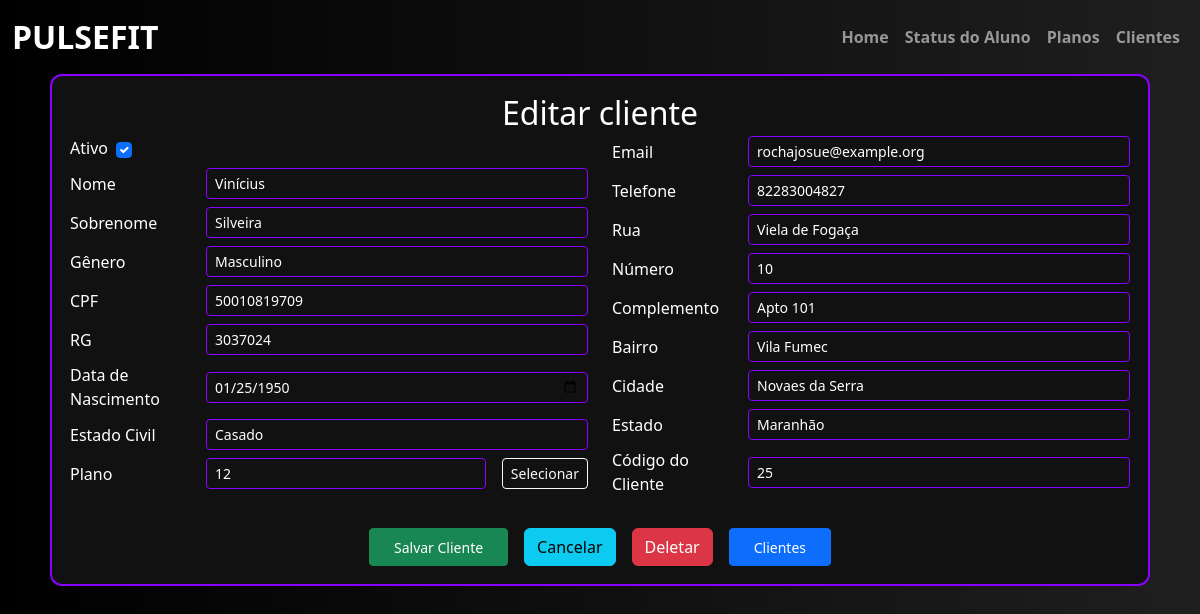
/editar-cliente/25, run on an earlier commit of the app's database.
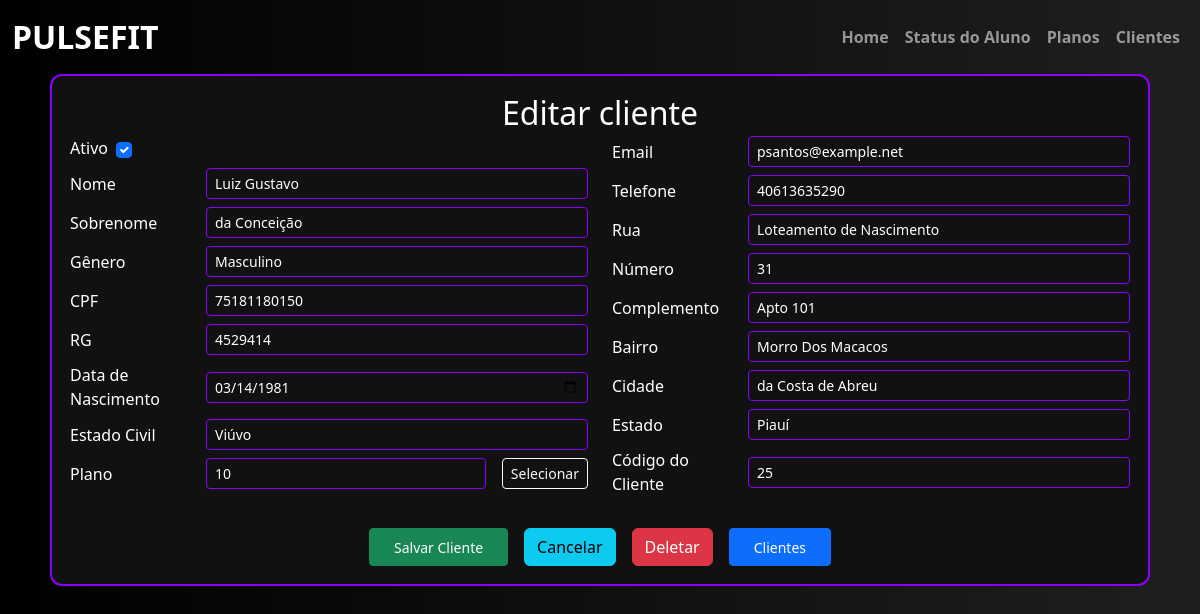
And on a later commit of the database.
### academia/models.py (models this page shows)
class Cliente(db.Model):
    __tablename__ = "cliente"
    id = db.Column(db.Integer, primary_key=True)
    ativo = db.Column(db.Boolean, default=True, nullable=False)
    dtcadastro = db.Column(db.DateTime, default=datetime.utcnow, nullable=False)
    nome = db.Column(db.String(20), nullable=False)
    sobrenome = db.Column(db.String(50), nullable=False)
    genero = db.Column(db.String(1), nullable=False)
    cpf = db.Column(db.BigInteger, nullable=False, unique=True)
    rg = db.Column(db.BigInteger, nullable=False, unique=True)
    dt_nascimento = db.Column(db.DateTime, nullable=False)
    estado_civil = db.Column(db.String(20), nullable=False)
    email = db.Column(db.String(100), nullable=False, unique=True)
    telefone = db.Column(db.BigInteger, nullable=False)
    rua = db.Column(db.String(100), nullable=False)
    numero = db.Column(db.Integer)
    complemento = db.Column(db.String(100))
    bairro = db.Column(db.String(50), nullable=False)
    cidade = db.Column(db.String(50), nullable=False)
    estado = db.Column(db.String(50), nullable=False)
    plano = db.Column(db.Integer, db.ForeignKey("plano.id",   name="fk_cliente_plano"))

### academia/routes.py (the view, shortened to what this page needs)
@app.route("/editar-cliente/<int:cliente_id>", methods=['GET', 'POST'])
def editar_cliente(cliente_id):
    cliente = Cliente.query.get_or_404(cliente_id)
    form_cliente = CadastroCliente(obj=cliente)
    with db.session.no_autoflush:
       planos = Plano.query.filter_by(ativo=True).all()
       clientes = Cliente.query.all()
    return render_template("cadastro_cliente.html", form_cliente=form_cliente, planos=planos, clientes=clientes, cliente_atual=cliente)

### academia/templates/cadastro_cliente.html (shortened to what this page needs)
{% extends 'base.html' %}
{% block conteudo %}
<body style="background: linear-gradient(to right, #000000, #1f1f1f); font-family: 'Segoe UI', sans-serif; color: white;">
    <div class="container-fluid d-flex justify-content-center align-items-center">
        <form method="POST" class="form-register w-100"
              style="max-width: 1100px; border: 2px solid #8800ff; border-radius: 12px; background-color: #111; padding: 18px;">
            <div class="row">
                <div class="col text-center">
                    {% if cliente_atual %}
                        <h1 class="text-white mb-1" style="font-size: 2rem;">Editar cliente</h1>
                    {% else %}
                        <h1 class="text-white mb-1" style="font-size: 2rem;">Cadastro de cliente</h1>
                    {% endif %}
                </div>
            </div>
            <div class="row">
                <div class="col-lg-6 col-md-12">
                    <div class="mb-2 d-flex align-items-center gap-2">
                        {{ form_cliente.ativo.label(class="form-label text-white mb-0") }}
                        {{ form_cliente.ativo(class="form-check-input") }}
                    </div>
                    {% for field in [form_cliente.nome, form_cliente.sobrenome, form_cliente.genero, form_cliente.cpf, form_cliente.rg, form_cliente.dt_nascimento, form_cliente.estado_civil] %}
                    <div class="mb-2 d-flex align-items-center gap-3">
                        {{ field.label(class="form-label text-white mb-0", style="min-width: 120px;") }}
                        {{ field(class="form-control form-control-sm text-white", style="flex-grow: 1; background-color: #111; border: 1px solid #8800ff;") }}
                    </div>
                    {% endfor %}
                    <div class="mb-2 d-flex align-items-center gap-3">
                        {{ form_cliente.plano.label(class="form-label text-white mb-0", style="min-width: 120px;") }}
                        {{ form_cliente.plano(class="form-control form-control-sm text-white", style="flex-grow: 1; background-color: #111; border: 1px solid #8800ff;", readonly=True) }}
                        <button type="button" name="selecionar_plano" data-bs-toggle="modal" data-bs-target="#ModalPlanos"  class="btn btn-outline-light btn-sm">Selecionar</button>
                    </div>
                </div>
                <div class="col-lg-6 col-md-12">
                    {% for field in [form_cliente.email, form_cliente.telefone, form_cliente.rua, form_cliente.numero, form_cliente.complemento, form_cliente.bairro, form_cliente.cidade, form_cliente.estado] %}
                    <div class="mb-2 d-flex align-items-center gap-3">
                        {{ field.label(class="form-label text-white mb-0", style="min-width: 120px;") }}
                        {{ field(class="form-control form-control-sm text-white", style="flex-grow: 1; background-color: #111; border: 1px solid #8800ff;") }}
                    </div>
                    {% endfor %}
                    <div class="mb-2 d-flex align-items-center gap-3">
                        {{ form_cliente.id.label(class="form-label text-white mb-0", style="min-width: 120px;") }}
                        {{ form_cliente.id(class="form-control form-control-sm text-white", style="flex-grow: 1; background-color: #111; border: 1px solid #8800ff;", readonly=True) }}
                    </div>
                </div>
            </div>
            <div class="row mt-4">
                <div class="col text-center">
                    <div class="d-flex justify-content-center gap-3">
                        {{ form_cliente.submit(class="btn btn-success btn-sm px-4") }}
                        <a type="button" href="{{ url_for('page_registro_cliente') }}" class="btn btn-info">Cancelar</a>
                        {% if cliente_atual %}
                            <button class="btn btn-danger" name="deletar_plano">Deletar</button>
                        {% endif %}
                        <button type="button" nome="selecionar_cliente" data-bs-toggle="modal" data-bs-target="#ModalCliente" class="btn btn-primary btn-sm px-4">Clientes</button>
                    </div>
                </div>
            </div>
        </form>
    </div>
</body>
{% endblock %}

### academia/templates/base.html (shortened to what this page needs)
<!DOCTYPE html>
<html lang="en">
<head>
    <link href="https://cdn.jsdelivr.net/npm/bootstrap@5.3.3/dist/css/bootstrap.min.css" rel="stylesheet">
    <link href="https://cdnjs.cloudflare.com/ajax/libs/font-awesome/6.0.0-beta3/css/all.min.css" rel="stylesheet">
</head>
<body>
    <nav class="navbar navbar-expand-lg navbar-dark bg-transparent">
        <div class="container-fluid">
          <a class="navbar-brand fw-bold fs-2" href="{{ url_for('page_home') }}">PULSEFIT</a>
          <div class="collapse navbar-collapse" id="navbarNavAltMarkup">
            <div class="navbar-nav ms-auto">
                <a class="nav-link fw-bold" href="{{ url_for('page_home') }}">Home</a>
                <a class="nav-link fw-bold" href="{{ url_for('page_status_aluno') }}">Status do Aluno</a>
                <a class="nav-link fw-bold" href="{{ url_for('page_registrar_plano') }}">Planos</a>
                <a class="nav-link fw-bold" href="{{ url_for('page_registro_cliente')}}">Clientes</a>
            </div>
          </div>
        </div>
      </nav>
     {% block conteudo %}
     {% endblock %}
</body>
</html>

### academia/templates/base.html (style rules this page uses)
.navbar { z-index: 10; }

What changed in the data, as far as the page shows it:
changed Cliente "Masculino": nome "Vinícius" → "Luiz Gustavo"; sobrenome "Silveira" → "da Conceição"; cpf "50010819709" → "75181180150"; rg "3037024" → "4529414"; dt_nascimento "01/25/1950" → "03/14/1981"; estado_civil "Casado" → "Viúvo"; email "rochajosue@example.org" → "psantos@example.net"; telefone "82283004827" → "40613635290"; rua "Viela de Fogaça" → "Loteamento de Nascimento"; numero "10" → "31"; bairro "Vila Fumec" → "Morro Dos Macacos"; cidade "Novaes da Serra" → "da Costa de Abreu"; estado "Maranhão" → "Piauí"
Also different on the page:
form field plano: "12" → "10"
